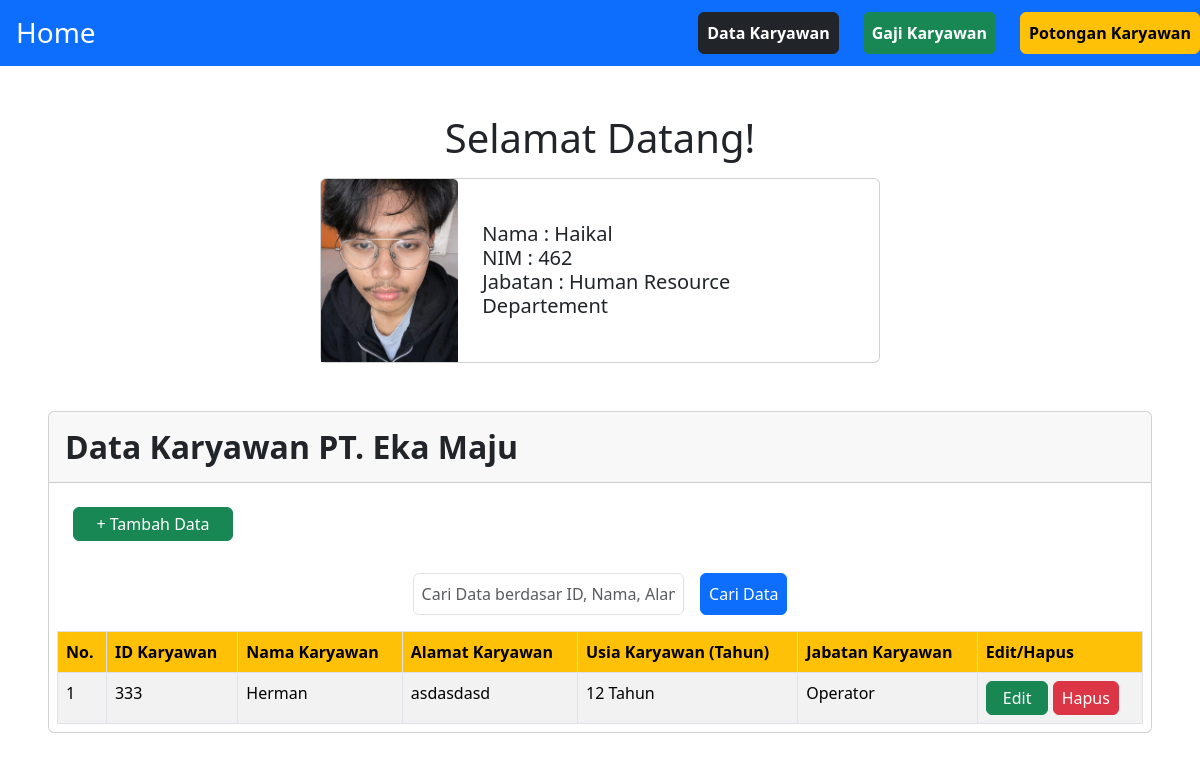
Page /462_DataKaryawan/index.php on the earlier database version.
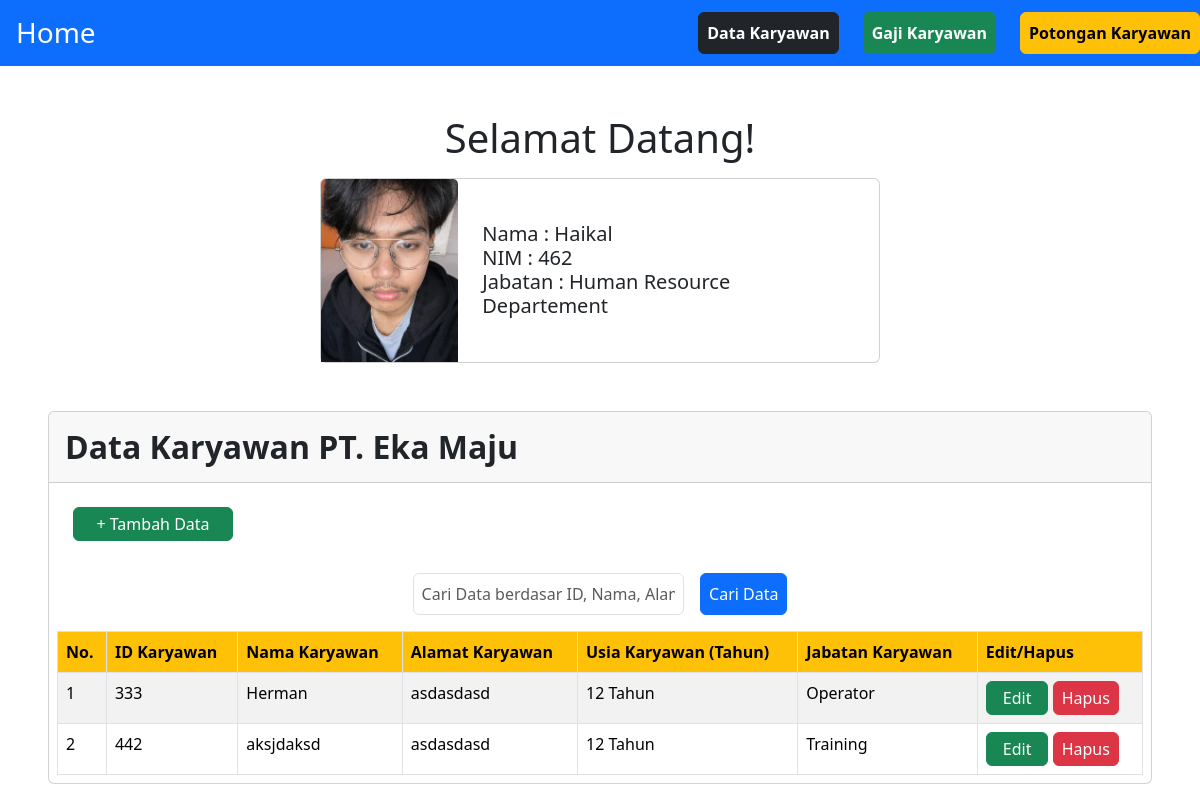
Same page on the later database version.
### tables this page shows
CREATE TABLE `data_karyawan` (
  `id_karyawan` int(4) NOT NULL,
  `nama_karyawan` varchar(40) NOT NULL,
  `alamat_karyawan` varchar(255) DEFAULT NULL,
  `usia_karyawan` int(2) NOT NULL,
  `jabatan_karyawan` varchar(20) NOT NULL
);

### 462_DataKaryawan/config.php (called while the page is built, shortened)
<?php
class Lib462 implements haikal{
    public $db;
    public function __construct()
    {
             $host = 'localhost';
             $dbname = 'kelompok_gaji';
             $user = 'root';
             $pwd = '';
             $this->db = new PDO("mysql:host={$host};dbname={$dbname}", $user, $pwd);
    }
    public function tampilData(){
        $query = $this->db->prepare("SELECT * FROM data_karyawan");
        $query->execute();
        $data = $query->fetchAll();
        return $data;
    }
}
?>

### 462_DataKaryawan/index.php (the view, shortened to what this page needs)
<?php
    include ('config.php');
    $koneksi = new Lib462();
    $data =$koneksi->tampilData();
    ?>
    <!DOCTYPE html>
    <html lang="en">
    <head>
        <link rel="stylesheet" href="./css/main.css">
        <link rel="stylesheet" href="./css/bootstrap.min.css">
    </head>
    <body>
        <div class="container-fluid">
        <nav class="navbar bg-body-tertiary">
    <div class="container-fluid bg-primary">
        <a class="navbar-brand text-white p-3" href="../">
        <h3>Home</h3>
        </a>
        <div class="d-flex justify-space-between gap-4">
                <a href="../462_DataKaryawan/" class="btn btn-dark fw-bold ms-5 p-2">Data Karyawan</a>
                <a href="../469_GajiKaryawan/" class="btn btn-success fw-bold p-2">Gaji Karyawan</a>
                <a href="../454_PotonganKaryawan/" class="btn btn-warning fw-bold p-2">Potongan Karyawan</a>
            </div>
    </div>
    </nav>
    <div class="container mt-5 d-flex flex-column align-items-center mx-auto">
    <h1 class="mb-3">Selamat Datang!</h1>
    <div class="card" style="width: 35rem;">
    <div class="d-flex">
    <div class="w-25">
    <img src="./assets/haikal.jpeg" class="card-img-top" alt="...">
    </div>
    <div class="card-body align-items-center align-self-center px-4">
        <h5 class="card-text">Nama : Haikal</h5>
        <h5 class="card-text">NIM : 462</h5>
        <h5 class="card-text">Jabatan : Human Resource Departement</h5>
    </div>
    </div>
    </div>
        </div>
        <div class="container-fluid p-5 mx-auto">
            <div class="card">
                <div class="card-header p-3">
                    <h2 class="fw-bold text-dark">Data Karyawan PT. Eka Maju</h2>
                </div>
        <div class="m-2">
        <table class="table table-striped table-bordered">
        <a href="?page=tambah" class="btn py-1 px-3 m-3 btn-success" style="width:10rem;">+ Tambah Data</a>
        <div class ="my-3 d-flex justify-content-center">
            <form method="get">
                <input type="text" class="form-control w-25 p-2" name="462_cari" id="" placeholder="Cari Data berdasar ID, Nama, Alamat, atau Jabatan">
                <button class="btn btn-primary p-2 ms-3">Cari Data</button>
            </form>
        </div>
        <thead>
            <td class="fw-bold bg-warning p-2">No.</td>
            <td class="fw-bold bg-warning p-2">ID Karyawan</td>
            <td class="fw-bold bg-warning p-2">Nama Karyawan</td>
            <td class="fw-bold bg-warning p-2">Alamat Karyawan</td>
            <td class="fw-bold bg-warning p-2">Usia Karyawan (Tahun)</td>
            <td class="fw-bold bg-warning p-2">Jabatan Karyawan</td>
            <td class="fw-bold bg-warning p-2">Edit/Hapus</td>
        </thead>
        <?php
$nomor = 1;
foreach ($data as $data) {
    echo "<tr>";
    echo "<td class='p-2'>" . $nomor . "</td>";
    echo "<td class='p-2'>" . $data['id_karyawan'] . "</td>";
    echo "<td class='p-2'>" . $data['nama_karyawan'] . "</td>";
    echo "<td class='p-2'>" . $data['alamat_karyawan'] . "</td>";
    echo "<td class='p-2'>" . $data['usia_karyawan'] . " Tahun</td>";
    echo "<td class='p-2'>" . $data['jabatan_karyawan'] . "</td>";
    echo "<td class='p-2'> ";
    echo "<a href='?page=edit&idkaryawan=" . $data['id_karyawan'] . "' class='btn py-1 px-3 btn-success'>Edit</a> ";
    echo "<a href='?hapus=" . $data['id_karyawan'] . "' onclick=\"return confirm('Apakah Anda Yakin Menghapus Data Ini?');\" class='btn py-1 px-2 btn-danger'>Hapus</a>";
    echo "</td>";
    echo "</tr>";
    $nomor++;
}
?>
        </table>
        </div>
        </div>
        </div>
        </div>
    </body>
    </html>

Differences in the rows shown:
added data_karyawan: id_karyawan "442", nama_karyawan "aksjdaksd", alamat_karyawan "asdasdasd", usia_karyawan "12", jabatan_karyawan "Training"
